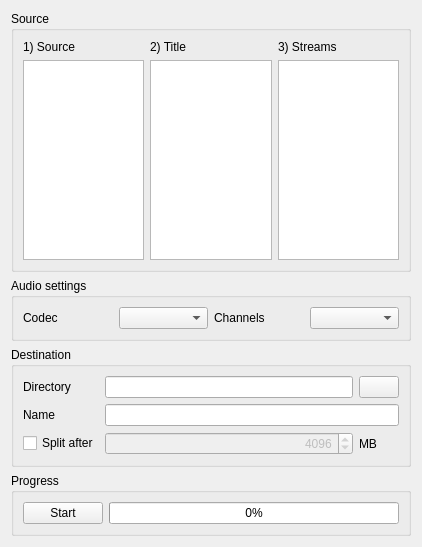
<?xml version="1.0" encoding="UTF-8"?>
<ui version="4.0">
 <class>MainWindow</class>
 <widget class="QWidget" name="MainWindow">
  <property name="geometry">
   <rect>
    <x>0</x>
    <y>0</y>
    <width>418</width>
    <height>476</height>
   </rect>
  </property>
  <property name="windowTitle">
   <string>DVDCopy</string>
  </property>
  <layout class="QVBoxLayout" name="verticalLayout">
   <item>
    <widget class="QGroupBox" name="sourceBox">
     <property name="minimumSize">
      <size>
       <width>400</width>
       <height>0</height>
      </size>
     </property>
     <property name="title">
      <string>Source</string>
     </property>
     <layout class="QGridLayout" name="gridLayout">
      <item row="0" column="0">
       <widget class="QLabel" name="label">
        <property name="text">
         <string>1) Source</string>
        </property>
       </widget>
      </item>
      <item row="0" column="1">
       <widget class="QLabel" name="label_2">
        <property name="text">
         <string>2) Title</string>
        </property>
       </widget>
      </item>
      <item row="1" column="0">
       <widget class="QListView" name="sourceView"/>
      </item>
      <item row="1" column="1">
       <widget class="QTreeView" name="titleView"/>
      </item>
      <item row="1" column="2">
       <widget class="QTableView" name="streamView">
        <property name="sizePolicy">
         <sizepolicy hsizetype="Preferred" vsizetype="Preferred">
          <horstretch>0</horstretch>
          <verstretch>0</verstretch>
         </sizepolicy>
        </property>
        <property name="minimumSize">
         <size>
          <width>0</width>
          <height>200</height>
         </size>
        </property>
       </widget>
      </item>
      <item row="0" column="2">
       <widget class="QLabel" name="label_6">
        <property name="text">
         <string>3) Streams</string>
        </property>
       </widget>
      </item>
     </layout>
    </widget>
   </item>
   <item>
    <widget class="QGroupBox" name="audioBox">
     <property name="title">
      <string>Audio settings</string>
     </property>
     <layout class="QGridLayout" name="gridLayout_3">
      <item row="0" column="0">
       <widget class="QLabel" name="label_7">
        <property name="text">
         <string>Codec</string>
        </property>
       </widget>
      </item>
      <item row="0" column="1">
       <widget class="QComboBox" name="codecComboBox"/>
      </item>
      <item row="0" column="2">
       <widget class="QLabel" name="label_8">
        <property name="text">
         <string>Channels</string>
        </property>
       </widget>
      </item>
      <item row="0" column="3">
       <widget class="QComboBox" name="channelComboBox"/>
      </item>
     </layout>
    </widget>
   </item>
   <item>
    <widget class="QGroupBox" name="destinationBox">
     <property name="title">
      <string>Destination</string>
     </property>
     <layout class="QGridLayout" name="gridLayout_2">
      <item row="0" column="0">
       <widget class="QLabel" name="label_3">
        <property name="text">
         <string>Directory</string>
        </property>
       </widget>
      </item>
      <item row="0" column="2">
       <widget class="QPushButton" name="dirButton">
        <property name="text">
         <string/>
        </property>
        <property name="icon">
         <iconset theme="document-open-folder">
          <normaloff>../../../../.designer/backup</normaloff>../../../../.designer/backup</iconset>
        </property>
       </widget>
      </item>
      <item row="1" column="0">
       <widget class="QLabel" name="label_4">
        <property name="text">
         <string>Name</string>
        </property>
       </widget>
      </item>
      <item row="0" column="1">
       <widget class="QLineEdit" name="dirEdit"/>
      </item>
      <item row="1" column="1" colspan="2">
       <widget class="QLineEdit" name="nameEdit"/>
      </item>
      <item row="2" column="0">
       <widget class="QCheckBox" name="splitCheckBox">
        <property name="text">
         <string>Split after</string>
        </property>
       </widget>
      </item>
      <item row="2" column="1">
       <widget class="QSpinBox" name="splitSpinBox">
        <property name="enabled">
         <bool>false</bool>
        </property>
        <property name="alignment">
         <set>Qt::AlignRight|Qt::AlignTrailing|Qt::AlignVCenter</set>
        </property>
        <property name="maximum">
         <number>99999</number>
        </property>
        <property name="value">
         <number>4096</number>
        </property>
       </widget>
      </item>
      <item row="2" column="2">
       <widget class="QLabel" name="label_5">
        <property name="text">
         <string>MB</string>
        </property>
       </widget>
      </item>
     </layout>
    </widget>
   </item>
   <item>
    <widget class="QGroupBox" name="groupBox_3">
     <property name="title">
      <string>Progress</string>
     </property>
     <layout class="QHBoxLayout" name="horizontalLayout">
      <item>
       <widget class="QPushButton" name="startButton">
        <property name="text">
         <string>Start</string>
        </property>
       </widget>
      </item>
      <item>
       <widget class="QProgressBar" name="progressBar">
        <property name="maximum">
         <number>1000</number>
        </property>
        <property name="value">
         <number>0</number>
        </property>
       </widget>
      </item>
     </layout>
    </widget>
   </item>
  </layout>
 </widget>
 <resources/>
 <connections>
  <connection>
   <sender>splitCheckBox</sender>
   <signal>clicked(bool)</signal>
   <receiver>splitSpinBox</receiver>
   <slot>setEnabled(bool)</slot>
   <hints>
    <hint type="sourcelabel">
     <x>57</x>
     <y>202</y>
    </hint>
    <hint type="destinationlabel">
     <x>145</x>
     <y>205</y>
    </hint>
   </hints>
  </connection>
 </connections>
</ui>
